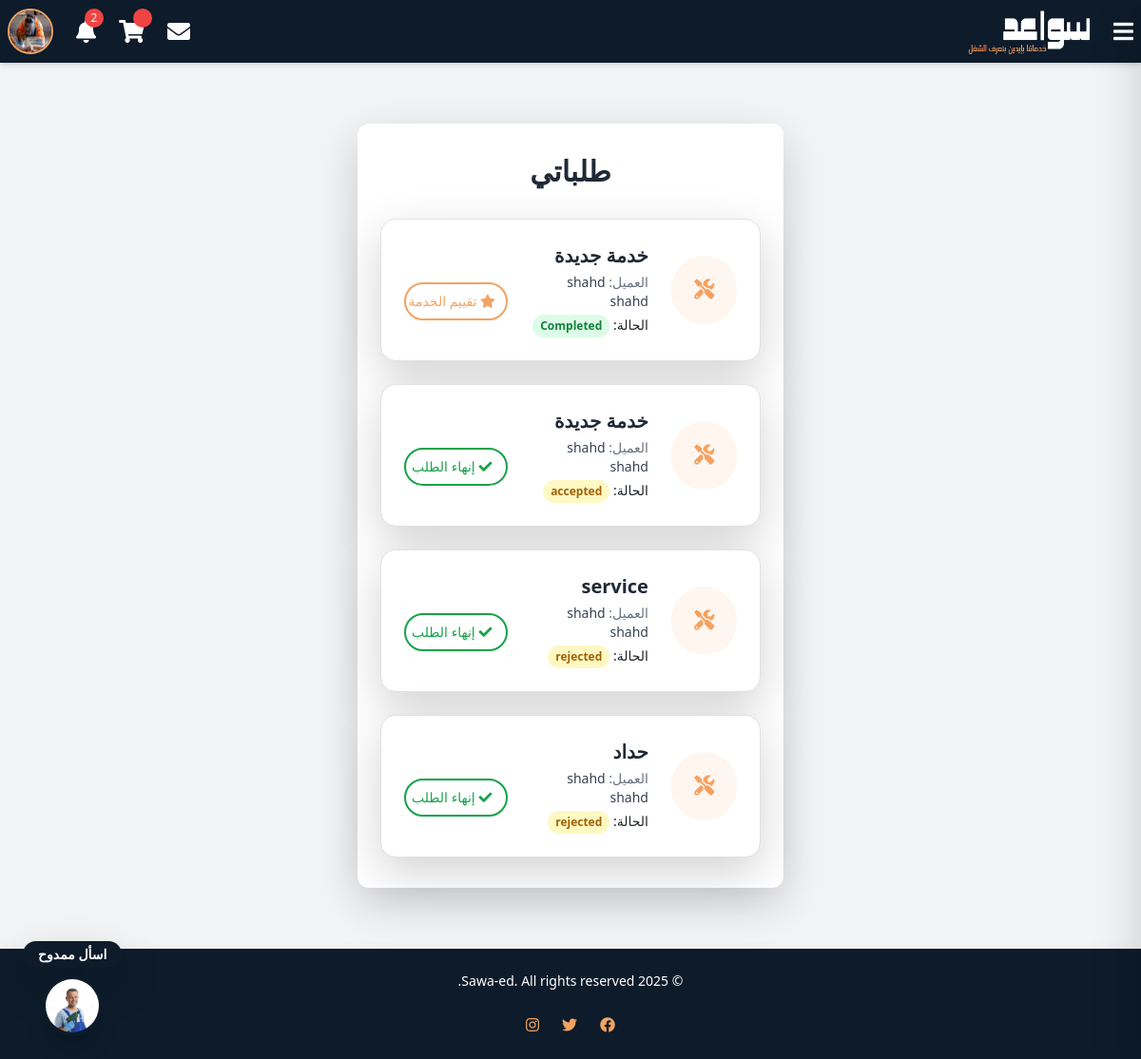
Screenshot of /my-orders/ (signed in) with the database file from the repository.
### Sawaed_app/models.py (models this page shows, shortened)
class CustomUser(AbstractUser):
    class UserType(models.TextChoices):
        CLIENT = 'client', _('عميل')
        HANDYMAN = 'handyman', _('عامل يدوي') #the name in arabic will be edited later
    user_type = models.CharField(
        max_length=50,
        choices=UserType.choices,
        default=UserType.CLIENT
    )
    phone_regex = RegexValidator(
        regex=r'^\+?1?\d{9,15}$', #a validation on the phone number because its customed
        message="Phone number must be in the format: '+999999999'. Up to 15 digits allowed."
    )
    image = models.ImageField(upload_to='profile_pics/',default='default_profile.jpeg' ,null=True, blank=True)
    phone_number = models.CharField(validators=[phone_regex], max_length=15, unique=True, null=True, blank=True)
    email = models.EmailField(unique=True)
    bio = models.CharField(max_length=500, blank=True, null=True)
    experience = models.TextField(blank=True, null=True)
    field_of_expertise=models.TextField(blank=True, null=True)
    REQUIRED_FIELDS = ['email']
    USERNAME_FIELD = 'username'  # we could change it to email later in the project

class ServiceOrder(models.Model):
    ORDER_STATUS_CHOICES = [
        ('pending', _('Pending')),
        ('confirmed', _('Confirmed')),
        ('rejected', _('Rejected')),
    ]
    client = models.ForeignKey(
        settings.AUTH_USER_MODEL,
        on_delete=models.CASCADE,
        related_name='orders'
    )
    service = models.ForeignKey(
        ServiceListing,
        on_delete=models.CASCADE,
        related_name='orders'
    )
    handyman = models.ForeignKey(
        settings.AUTH_USER_MODEL,
        on_delete=models.CASCADE,
        related_name='received_orders',
        null=True,
        blank=True
    )
    price = models.DecimalField(max_digits=10, decimal_places=2,null=True, blank=True)
    status = models.CharField(max_length=20, choices=ORDER_STATUS_CHOICES, default='pending')
    created_at = models.DateTimeField(auto_now_add=True)

class ServiceListing(models.Model):
    SERVICE_TYPES = [
        ('السباكة', 'السباكة'),
        ('النجارة', 'النجارة'),
        ('الطبخ', 'الطبخ'),
        ('التصوير', 'التصوير'),
        ('الكهرباء', 'الكهرباء'),
        ('التكييف والتبريد', 'التكييف والتبريد'),
        ('التنظيف', 'التنظيف'),
        ('الميكانيكا', 'الميكانيكا'),
        ('الدهان', 'الدهان'),
        ('الحدادة', 'الحدادة'),
        ('التمديدات الصحية', 'التمديدات الصحية'),
        ('البرمجة وتطوير المواقع', 'البرمجة وتطوير المواقع'),
        ('التصميم الجرافيكي', 'التصميم الجرافيكي'),
        ('الترجمة', 'الترجمة'),
        ('الكتابة والتحرير', 'الكتابة والتحرير'),
        ('خدمات أخرى', 'خدمات أخرى'),
    ]
    handyman = models.ForeignKey(
        settings.AUTH_USER_MODEL,
        on_delete=models.CASCADE,
        related_name='services'
    )
    name = models.CharField(max_length=255)
    description = models.TextField()
    price = models.DecimalField(max_digits=10, decimal_places=2)
    image = models.ImageField(upload_to='service_images/', null=True, blank=True)
    service_type = models.CharField(max_length=50, choices=SERVICE_TYPES, null=True, blank=True,default='خدمات أخرى')
    created_at = models.DateTimeField(auto_now_add=True)
    updated_at = models.DateTimeField(auto_now=True)

### Sawaed_app/views.py (the view)
# urls.py: path('my-orders/', views.my_orders, name='my_orders'),
@login_required
def my_orders(request):
    orders = ServiceOrder.objects.filter(client=request.user)
    return render(request, 'my_orders.html', {'orders': orders})

### Sawaed_app/context_processors.py (called while the page is built)
def notifications_processor(request):
    if request.user.is_authenticated:
        all_notifications = Notifications.objects.filter(recipient=request.user).order_by('-created_at')
        notifications = all_notifications[:10]
        unread_notifications_count =all_notifications.filter(is_read=False).count()
        return {
            'notifications': notifications,
            'unread_notifications_count': unread_notifications_count,
        }
    return {}

### Sawaed_app/templates/my_orders.html
{% extends "index.html" %}
{% load static %}
{% block content %}
<div class="max-w-4xl mx-auto px-6 py-8 bg-white rounded-xl shadow-lg mt-8">
    <h2 class="text-3xl font-bold text-center text-gray-800 mb-8">طلباتي</h2>
    {% if orders %}
    <div class="space-y-6">
            {% for order in orders %}
        <div class="bg-white shadow-lg rounded-2xl p-6 flex flex-col sm:flex-row justify-between items-start sm:items-center gap-4 border border-gray-100">
            <div class="flex flex-col sm:flex-row items-start sm:items-center gap-4 w-full">
                <div class="bg-[#f4a261]/10 text-[#f4a261] rounded-full p-4">
                    <i class="fas fa-tools fa-lg"></i>
                </div>
                <div class="text-right w-full">
                    <h3 class="text-xl font-semibold text-gray-800">{{ order.service.name }}</h3>
                    <p class="text-sm text-gray-500 mt-1">العميل: <span class="font-medium text-gray-700">{{ order.client.username }}</span></p>
                    <p class="text-sm mt-1">
                    الحالة:
                        <span class="inline-block px-2 py-1 rounded-full text-xs font-semibold
                            {% if order.status == 'Completed' %}
                            bg-green-100 text-green-700
                            {% else %}
                            bg-yellow-100 text-yellow-700
                            {% endif %}">
                            {{ order.status }}
                        </span>
                    </p>
                </div>
        </div>
        <div class="flex gap-3 w-full sm:w-1/2 justify-end mt-4 sm:mt-0">
            {% if order.status != 'Completed' %}
            <a href="{% url 'complete_order' order.id %}"
                class="flex-1 border-2 border-green-600 text-green-600 py-2 rounded-full text-center hover:bg-green-600 hover:text-white transition duration-300 text-sm font-medium">
                <i class="fas fa-check mr-2"></i> إنهاء الطلب
            </a>
            {% else %}
            <a href="{% url 'rate_service' service_id=order.service.id %}"
                class="flex-1 border-2 border-[#f4a261] text-[#f4a261] py-2 rounded-full text-center hover:bg-[#f4a261] hover:text-white transition duration-300 text-sm font-medium">
            <i class="fas fa-star mr-2"></i> تقييم الخدمة
            </a>
            {% endif %}
        </div>
    </div>
        {% endfor %}
    </div>
    {% else %}
        <p class="text-center text-gray-500 mt-6">لا توجد طلبات حتى الآن.</p>
    {% endif %}
</div>
{% endblock %}

### Sawaed_app/templates/index.html (shortened to what this page needs)
  {% load static %}
  <!DOCTYPE html>
  <html lang="ar" dir="rtl">
  <head>
    <link href="https://cdnjs.cloudflare.com/ajax/libs/font-awesome/5.15.4/css/all.min.css" rel="stylesheet">
      <script src="https://cdn.tailwindcss.com"></script>
      <link rel="stylesheet" href="https://cdnjs.cloudflare.com/ajax/libs/bootstrap/5.1.3/css/bootstrap.min.css" />
      <link rel="stylesheet" href="{% static 'css/style.css' %}">
      <link href="https://cdnjs.cloudflare.com/ajax/libs/font-awesome/5.15.4/css/all.min.css" rel="stylesheet">
  </head>
  <body class="bg-gray-100">
      <nav class="bg-[#0d1b2a] shadow-md p-2 flex justify-between items-center text-white">
        <div class="flex items-center gap-6">
            <button onclick="toggleSidebar()" class="text-white text-2xl">
                <i class="fas fa-bars"></i>
            </button>
            <a href="{% url 'userhome' %}">
                <img class="w-[130px] h-[50px]" src="{% static 'images/logo.png' %}" alt="Logo">
            </a>
        </div>
        <div class="flex items-center gap-6">
            {% if user.is_authenticated %}
            <div class="relative">
              <a href="{% url 'inbox' %}" class="text-white hover:text-[#f4a261] transition">
                  <i class="fas fa-envelope text-2xl"></i>
              </a>
          </div>
            <div class="relative">
                <a href="{% url 'cart' %}" class="text-white hover:text-[#f4a261] transition">
                    <i class="fas fa-shopping-cart text-2xl"></i>
                    <span class="absolute -top-2 -right-2 bg-red-500 text-white text-xs rounded-full w-5 h-5 flex items-center justify-center">{{ cart_count }}</span>
                </a>
            </div>
            <div class="relative">
              <button id="notificationsButton" class="text-white hover:text-[#f4a261] transition relative">
                  <i class="fas fa-bell text-2xl"></i>
                  {% if unread_notifications_count > 0 %}
                  <span class="absolute -top-2 -right-2 bg-red-500 text-white text-xs rounded-full w-5 h-5 flex items-center justify-center">
                      {{ unread_notifications_count }}
                  </span>
                  {% endif %}
              </button>
            </div>
            <div class="relative">
                <img src="{{ user.image.url }}" alt="Profile" class="w-12 h-12 rounded-full border-2 border-[#f4a261] cursor-pointer"
                    onerror="this.onerror=null;this.src='{% static 'images/profile.png' %}'" id="userProfileImage">
            </div>
            {% endif %}
        </div>
    </nav>
<a href="{% url 'chat-ui' %}"
  class="fixed bottom-6 left-6 z-50 flex flex-col items-center space-y-2 group"
  target="_blank" rel="noopener">
  <span class="bg-[#0d1b2a] text-white px-3 py-1 text-sm font-semibold rounded-full shadow-lg
              group-hover:shadow-[0_0_15px_4px_#0d1b2a] transition-shadow duration-300">
    اسأل ممدوح
  </span>
  <div class="relative w-16 h-16 group-hover:shadow-[0_0_25px_6px_#0d1b2a] transition-shadow duration-300 rounded-full">
    <div class="w-full h-full rounded-full border-4 border-[#0d1b2a] shadow-xl overflow-hidden relative z-10">
      <img src="{% static 'images/mamdouh.jpg' %}"
          alt="Chatbot Icon"
          class="w-full h-full object-cover" />
    </div>
  </div>
</a>
      <main class="flex flex-col items-center justify-center p-8">
          {% block content %}{% endblock %}
      </main>
  <footer class="bg-[#0d1b2a] shadow p-4 text-white mt-8">
      <div class="flex flex-col items-center justify-center text-center">
          <div class="text-sm mb-4">
              <p>&copy; 2025 Sawa-ed. All rights reserved.</p>
          </div>
          <div class="flex items-center gap-4">
              <a href="https://www.facebook.com/profile.php?id=61575222783260" target="_blank" class="text-[#f4a261] hover:text-[#e76f51]">
                  <i class="fab fa-facebook"></i>
              </a>
              <a href="https://www.twitter.com" target="_blank" class="text-[#f4a261] hover:text-[#e76f51]">
                  <i class="fab fa-twitter"></i>
              </a>
              <a href="https://www.instagram.com" target="_blank" class="text-[#f4a261] hover:text-[#e76f51]">
                  <i class="fab fa-instagram"></i>
              </a>
          </div>
      </div>
  </footer>
  </body>
  </html>

### Sawaed_app/static/css/style.css (style rules this page uses)
a { text-decoration: none; color: #0d1b2a; text-decoration: none; transition: 0.4s ease; }

### rows the page displays
CustomUser: image (picture)
ServiceOrder: service.name "خدمة جديدة", client.username "shahd shahd", status "Completed", shows "تقييم الخدمة"
ServiceOrder: service.name "خدمة جديدة", client.username "shahd shahd", status "accepted", shows "إنهاء الطلب"
ServiceOrder: service.name "service", client.username "shahd shahd", status "rejected", shows "إنهاء الطلب"
ServiceOrder: service.name "حداد", client.username "shahd shahd", status "rejected", shows "إنهاء الطلب"

### other values shown
{{ unread_notifications_count }} "2"
